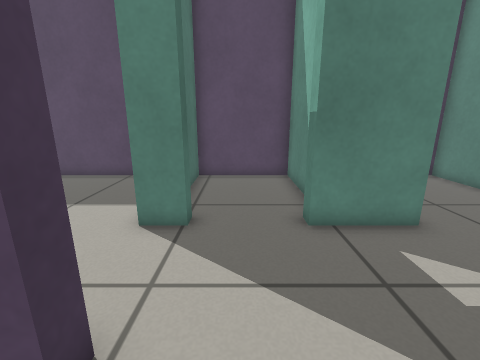
View 1 (above)

17 first-person views from a walk through a robot-simulator world made for Gazebo. The camera is 0.68 m above the floor, tilts 14° down and sees 90° across. The floor is counted in squares, 0.25 m on a side. Each view is taken from the middle of a square. On the plan, view 1 faces up. The plan holds only what a view shows up to about 18 squares ahead; the rest is blank.

View 2
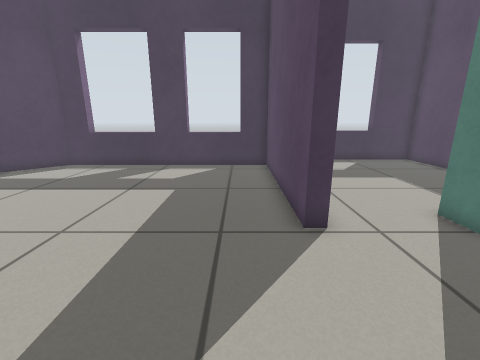

View 3
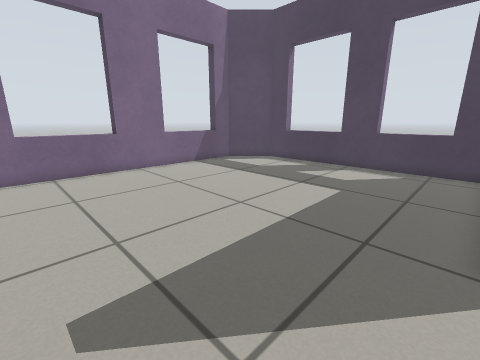

View 4
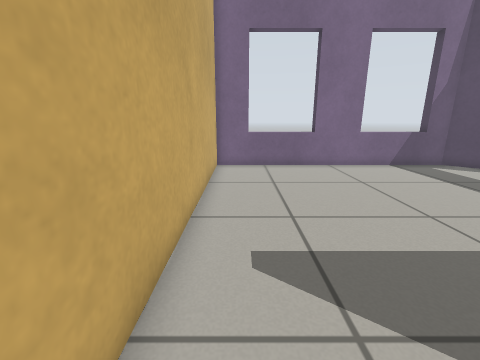

View 5
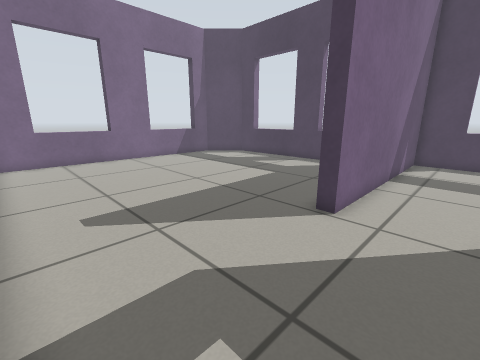

View 6
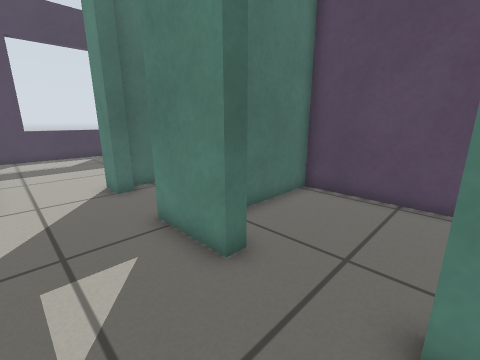

View 7
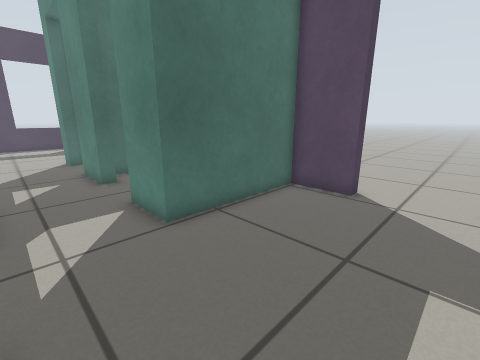

View 8
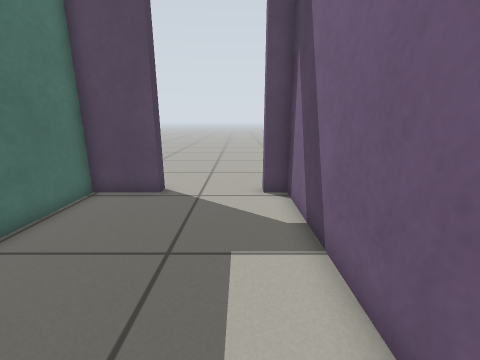

View 9
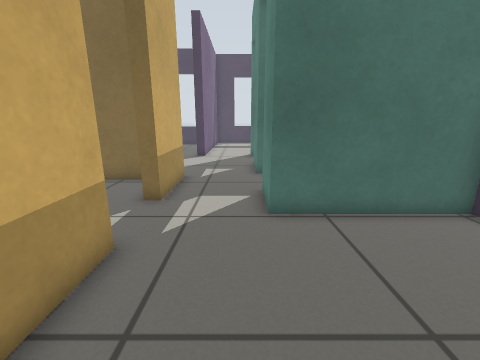

View 10
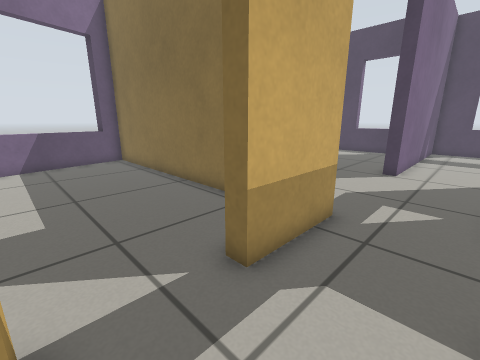

View 11
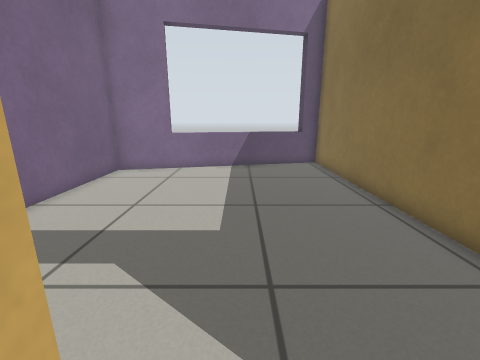

View 12
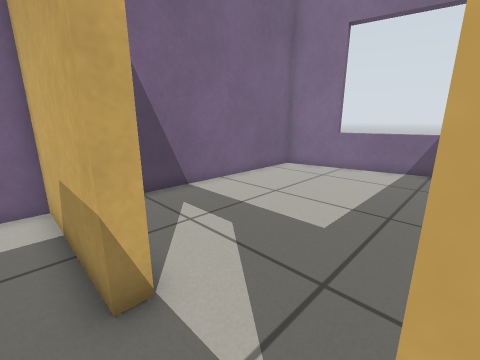

View 13
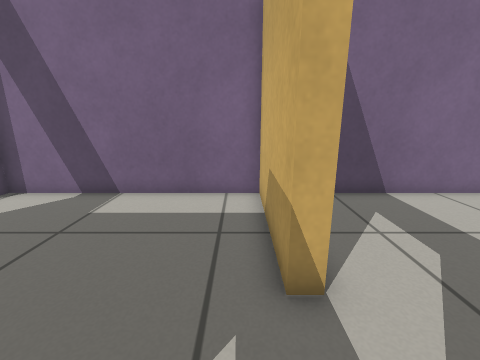

View 14
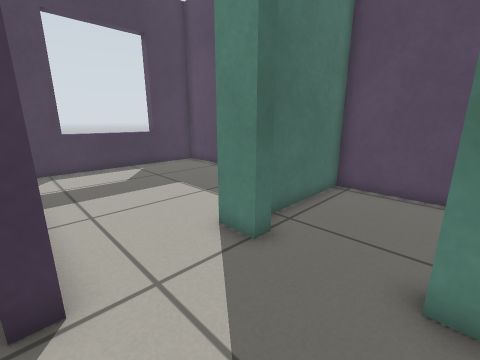

View 15
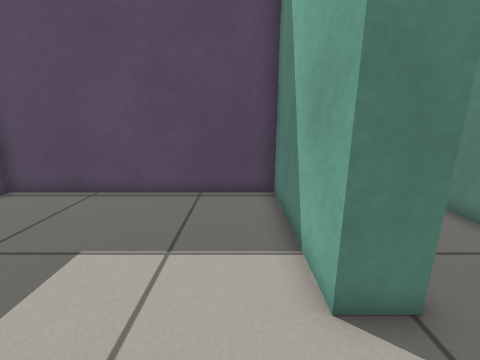

View 16
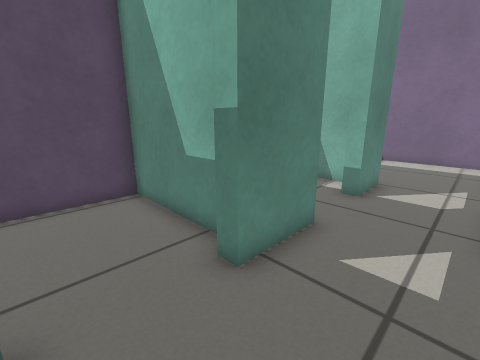

View 17
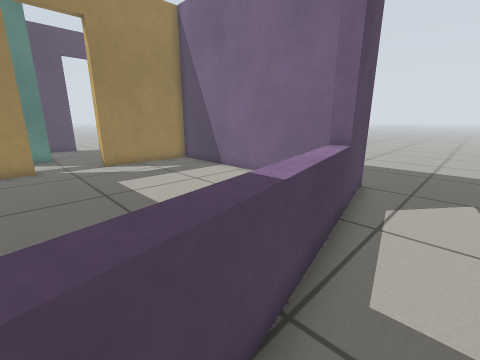

### Floor plan
Ten units are one square. View 1 is at (0, 0); x grows to the right and y downward. Boxes are objects, and circles mark ways between rooms. Rooms are numbered by the first view taken in them; rooms with no view inside come last. Other rooms are left out.
<svg viewBox="-134 -125 329 261">
<path fill="none" stroke="#000" d="M-34 -23 -17 -23 -17 -16 -108 -16 -108 105 -85 127 54 127 54 -9M-14 -59 -27 -59M47 -59 18 -59M123 -23 178 -23 178 -119 169 -119M129 -119 103 -119 103 -59 79 -59M54 -23 91 -23M-27 -59 -27 -119 -129 -119 -129 -23 -34 -23M182 107 78 129M91 -16 78 -16M60 -5 60 127 178 102 178 -16 123 -16M70 124 72 131M79 -119 30 -119 30 -70M97 -71 97 -119M24 -71 24 -119 -21 -119 -21 -66"/>
<circle cx="50" cy="-40" r="3" fill="#2a7"/>
<circle cx="-25" cy="-40" r="3" fill="#2a7"/>
<circle cx="0" cy="-60" r="3" fill="#2a7"/>
<circle cx="150" cy="-120" r="3" fill="#2a7"/>
<circle cx="105" cy="-20" r="3" fill="#2a7"/>
<circle cx="65" cy="-60" r="3" fill="#2a7"/>
<text x="-20" y="40">1</text>
<text x="130" y="-60">2</text>
<text x="-80" y="-70">3</text>
<text x="190" y="10">4</text>
<text x="120" y="50">5</text>
<text x="60" y="-90">6</text>
<text x="0" y="-90">7</text>
</svg>
Room 1 opens to room 2. Room 1 opens to room 3. Room 1 opens to room 7. Room 2 opens to room 4. Room 2 opens to room 5. Room 2 opens to room 6.

Where each view was taken, in squares from view 1:
view 1: 0 up, 0 right, facing up
view 2: 0 up, 4 right, facing left
view 3: 1 up, 4 right, facing down-left
view 4: 2 up, 4 right, facing down
view 5: 5 up, 5 right, facing down-left
view 6: 3 up, 8 right, facing up-left
view 7: 3 up, 16 right, facing up-left
view 8: 3 up, 16 right, facing up
view 9: 5 up, 17 right, facing left
view 10: 5 up, 12 right, facing down-left
view 11: 3 up, 11 right, facing down
view 12: 3 up, 9 right, facing down-right
view 13: 3 up, 9 right, facing right
view 14: 2 up, 2 right, facing up-left
view 15: 3 up, 4 left, facing up
view 16: 3 up, 1 left, facing up-right
view 17: 14 down, 8 right, facing up-right
